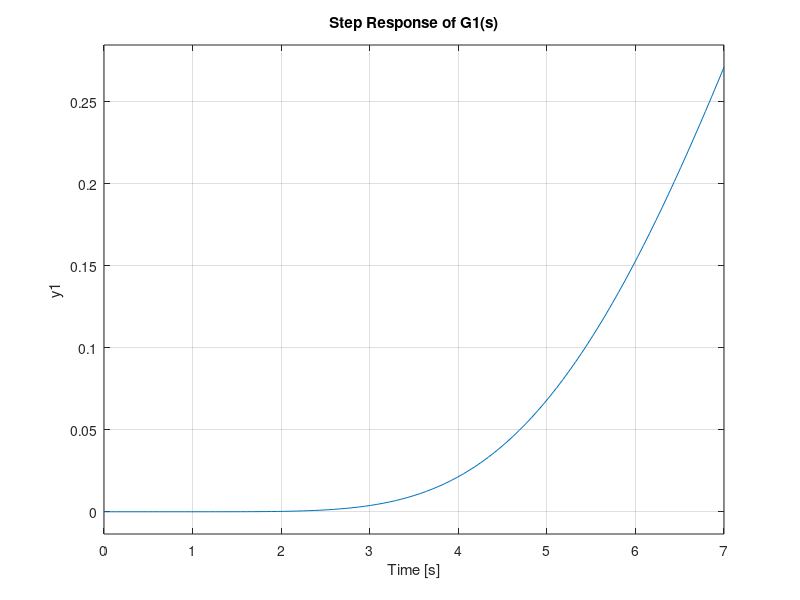

This chart was generated by the following MATLAB code:
% تعریف تابع انتقال سیستم G1(s)
numerator = 1;
denominator = [1 9 36 84 126 126 84 36 9 1];
G2 = tf(numerator, denominator);
 

% رسم پاسخ پله سیستم
figure;
step(G2);
title('Step Response of G1(s)');
grid on;

% استخراج پارامترهای L و T از نمودار (باید به صورت تقریبی از نمودار بدست آید)
% در اینجا مقادیر فرضی استفاده شده است، شما باید از نمودار مقادیر دقیق را استخراج کنید
L = 1; % زمان تاخیر تقریبی
T = 3; % زمان ثابت تقریبی

% محاسبه پارامترهای کنترلکنندهها با استفاده از روش زیگلر-نیکولز
a = T / L;

% کنترلکننده P
Kp_P = 1 / a;

% کنترلکننده PI
Kp_PI = 0.9 / a;
Ti_PI = 3 * L;

% کنترلکننده PID
Kp_PID = 1.2 / a;
Ti_PID = 2 * L;
Td_PID = L / 2;

% نمایش مقادیر کنترلکنندهها
fprintf('Control Parameters using Ziegler-Nichols Method:\n');
fprintf('P Controller: Kp = %.4f\n', Kp_P);
fprintf('PI Controller: Kp = %.4f, Ti = %.4f\n', Kp_PI, Ti_PI);
fprintf('PID Controller: Kp = %.4f, Ti = %.4f, Td = %.4f\n', Kp_PID, Ti_PID, Td_PID);
